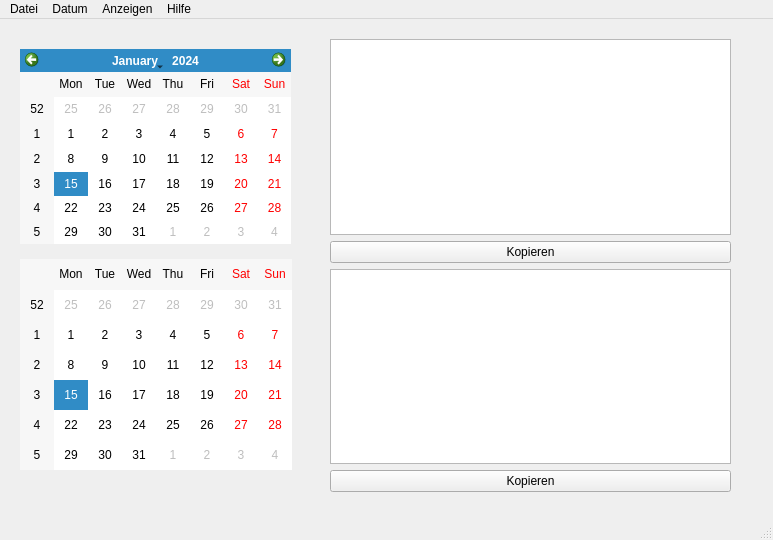
<?xml version="1.0" encoding="UTF-8"?>
<ui version="4.0">
 <class>MainWindow</class>
 <widget class="QMainWindow" name="MainWindow">
  <property name="geometry">
   <rect>
    <x>0</x>
    <y>0</y>
    <width>773</width>
    <height>540</height>
   </rect>
  </property>
  <property name="windowTitle">
   <string>LosungenQt</string>
  </property>
  <widget class="QWidget" name="centralwidget">
   <widget class="QWidget" name="verticalLayoutWidget">
    <property name="geometry">
     <rect>
      <x>330</x>
      <y>20</y>
      <width>401</width>
      <height>453</height>
     </rect>
    </property>
    <layout class="QVBoxLayout" name="verticalLayout">
     <item>
      <widget class="QTextBrowser" name="txtLosungsvers"/>
     </item>
     <item>
      <widget class="QPushButton" name="btnCopyLosungsvers">
       <property name="text">
        <string>Kopieren</string>
       </property>
      </widget>
     </item>
     <item>
      <widget class="QTextBrowser" name="txtLehrvers"/>
     </item>
     <item>
      <widget class="QPushButton" name="btnCopyLehrvers">
       <property name="text">
        <string>Kopieren</string>
       </property>
      </widget>
     </item>
    </layout>
   </widget>
   <widget class="QCalendarWidget" name="calNextMonth">
    <property name="geometry">
     <rect>
      <x>20</x>
      <y>240</y>
      <width>272</width>
      <height>211</height>
     </rect>
    </property>
    <property name="gridVisible">
     <bool>false</bool>
    </property>
    <property name="navigationBarVisible">
     <bool>false</bool>
    </property>
   </widget>
   <widget class="QCalendarWidget" name="calThisMonth">
    <property name="geometry">
     <rect>
      <x>20</x>
      <y>30</y>
      <width>271</width>
      <height>195</height>
     </rect>
    </property>
   </widget>
  </widget>
  <widget class="QMenuBar" name="menubar">
   <property name="geometry">
    <rect>
     <x>0</x>
     <y>0</y>
     <width>773</width>
     <height>25</height>
    </rect>
   </property>
   <widget class="QMenu" name="menuDatei">
    <property name="title">
     <string>Datei</string>
    </property>
    <addaction name="actionBeenden"/>
   </widget>
   <widget class="QMenu" name="menuDatum">
    <property name="title">
     <string>Datum</string>
    </property>
    <addaction name="actionMorgen"/>
    <addaction name="actionSonntag"/>
   </widget>
   <widget class="QMenu" name="menuAnzeigen">
    <property name="title">
     <string>Anzeigen</string>
    </property>
    <addaction name="actionVers"/>
    <addaction name="actionText"/>
   </widget>
   <widget class="QMenu" name="menuHilfe">
    <property name="title">
     <string>Hilfe</string>
    </property>
    <addaction name="actionNutzungsbedingungen"/>
    <addaction name="actionInfo"/>
   </widget>
   <addaction name="menuDatei"/>
   <addaction name="menuDatum"/>
   <addaction name="menuAnzeigen"/>
   <addaction name="menuHilfe"/>
  </widget>
  <widget class="QStatusBar" name="statusbar"/>
  <action name="actionBeenden">
   <property name="text">
    <string>Beenden</string>
   </property>
  </action>
  <action name="actionMorgen">
   <property name="text">
    <string>Morgen</string>
   </property>
  </action>
  <action name="actionSonntag">
   <property name="text">
    <string>Sonntag</string>
   </property>
  </action>
  <action name="actionVers">
   <property name="checkable">
    <bool>true</bool>
   </property>
   <property name="checked">
    <bool>true</bool>
   </property>
   <property name="text">
    <string>Vers</string>
   </property>
  </action>
  <action name="actionText">
   <property name="checkable">
    <bool>true</bool>
   </property>
   <property name="checked">
    <bool>true</bool>
   </property>
   <property name="text">
    <string>Text</string>
   </property>
  </action>
  <action name="actionNutzungsbedingungen">
   <property name="text">
    <string>Nutzungsbedingungen</string>
   </property>
  </action>
  <action name="actionInfo">
   <property name="text">
    <string>Info</string>
   </property>
  </action>
 </widget>
 <resources/>
 <connections>
  <connection>
   <sender>actionBeenden</sender>
   <signal>triggered()</signal>
   <receiver>MainWindow</receiver>
   <slot>close()</slot>
   <hints>
    <hint type="sourcelabel">
     <x>-1</x>
     <y>-1</y>
    </hint>
    <hint type="destinationlabel">
     <x>399</x>
     <y>299</y>
    </hint>
   </hints>
  </connection>
 </connections>
</ui>
